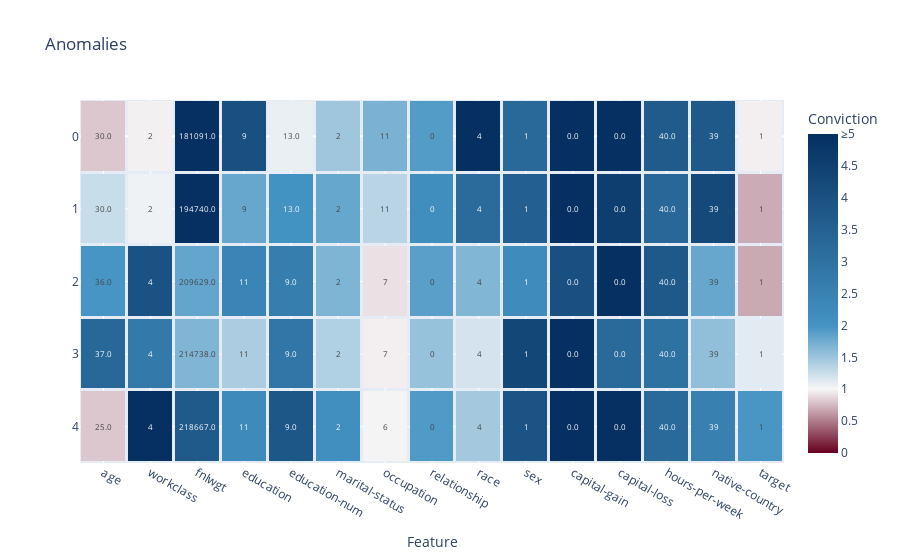

Notebook code cell kept with this figure:
### Code cell
plot_anomalies(inliers, inlier_global_case_feature_residual_convictions)

### Figure 1 — Plotly figure (JSON) as saved in the notebook; plotly's stock layout.template omitted (floating-point values rounded to 4 significant figures)
{"data": [{"coloraxis": "coloraxis", "hovertemplate": "Conviction=%{z}", "name": "Outliers", "text": [["30.0", "2", "181091.0", "9", "13.0", "2", "11", "0", "4", "1", "0.0", "0.0", "40.0", "39", "1", "0.14052986910539658", "624", "cd9d5349-22d4-43a9-aebb-68419083a4b1", "1.353081940863977", "inlier"], ["30.0", "2", "194740.0", "9", "13.0", "2", "11", "0", "4", "1", "0.0", "0.0", "40.0", "39", "1", "0.14202587930613528", "201", "cd9d5349-22d4-43a9-aebb-68419083a4b1", "1.3580158382407488", "inlier"], ["36.0", "4", "209629.0", "11", "9.0", "2", "7", "0", "4", "1", "0.0", "0.0", "40.0", "39", "1", "0.14637451569532461", "404", "cd9d5349-22d4-43a9-aebb-68419083a4b1", "0.9967146990829779", "inlier"], ["37.0", "4", "214738.0", "11", "9.0", "2", "7", "0", "4", "1", "0.0", "0.0", "40.0", "39", "1", "0.14919213460184366", "177", "cd9d5349-22d4-43a9-aebb-68419083a4b1", "1.0167658753293953", "inlier"], ["25.0", "4", "218667.0", "11", "9.0", "2", "6", "0", "4", "1", "0.0", "0.0", "40.0", "39", "1", "0.15390094658319228", "881", "cd9d5349-22d4-43a9-aebb-68419083a4b1", "1.0452279179550639", "inlier"]], "texttemplate": "%{text}", "type": "heatmap", "x": ["age", "workclass", "fnlwgt", "education", "education-num", "marital-status", "occupation", "relationship", "race", "sex", "capital-gain", "capital-loss", "hours-per-week", "native-country", "target"], "xgap": 3, "y": [0, 1, 2, 3, 4], "ygap": 3, "z": [[0.8053, 0.971, 5.724, 4.035, 1.077, 1.486, 1.688, 1.909, 6.094, 3.272, 11.0, 5.938, 3.694, 3.76, 0.9693], [1.265, 1.049, 5.299, 1.802, 2.027, 1.803, 1.342, 2.151, 3.199, 3.562, 7.673, 4.567, 3.32, 4.23, 0.6937], [1.981, 3.961, 1.817, 2.418, 2.65, 1.673, 0.9122, 1.875, 1.65, 2.206, 4.027, 8.061, 3.746, 1.801, 0.6827], [3.302, 2.791, 1.656, 1.417, 2.871, 1.393, 0.9696, 1.532, 1.196, 4.301, 13.42, 3.246, 3.014, 1.568, 1.118], [0.8053, 7.122, 3.717, 2.249, 3.828, 2.111, 0.9868, 1.934, 1.462, 3.943, 26.49, 6.972, 3.238, 2.581, 1.966]]}], "layout": {"coloraxis": {"cmax": 5, "cmin": 0, "colorbar": {"ticktext": ["0", "0.5", "1", "1.5", "2", "2.5", "3", "3.5", "4", "4.5", "≥5"], "tickvals": [0, 0.5, 1, 1.5, 2, 2.5, 3, 3.5, 4, 4.5, 5], "title": {"text": "Conviction"}}, "colorscale": [[0, "rgb(103,0,31)"], [0.2, "rgb(247, 247, 247)"], [0.4, "rgb(67,147,195)"], [1, "rgb(5,48,97)"]]}, "title": {"text": "Anomalies"}, "xaxis": {"anchor": "y", "domain": [0, 1], "title": {"text": "Feature"}}, "yaxis": {"anchor": "x", "autorange": "reversed", "domain": [0, 1], "title": {}}}}
